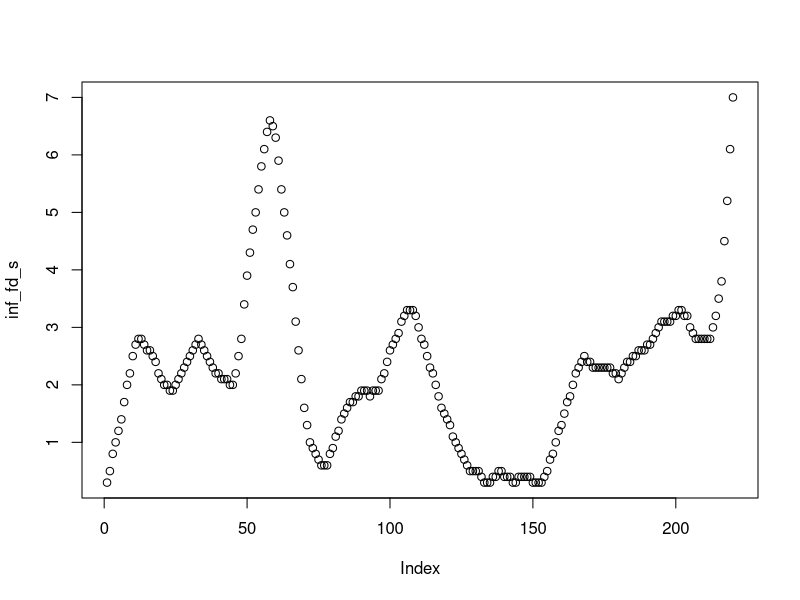
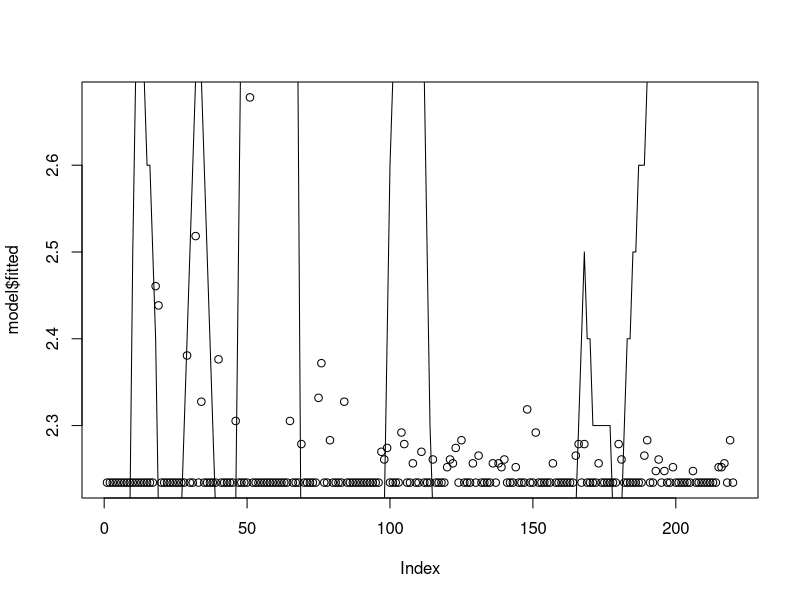
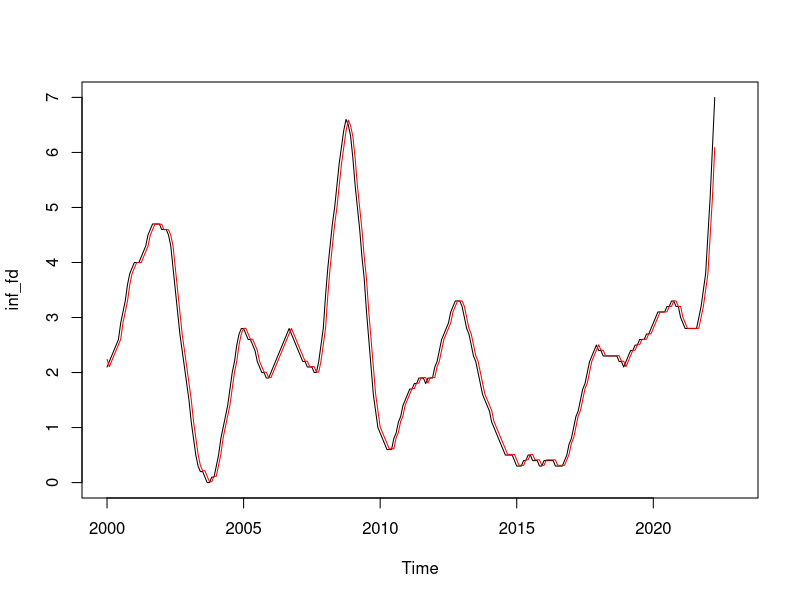

The R source for these figures, in order: (Note: this script raises an error after producing the figures.)
library(readxl)
library(dplyr)




setwd("C:/Users/jsuch/Desktop/diploma") #set your working directory

# Data o inflaci, pristup:
# https://www.czso.cz/csu/czso/inflation_rate

######################################################################################################
# 1)  understanding the data about inflation, transforming them



data <- list()

pocet_sheetu <- 4

for (i in 1:pocet_sheetu) {
  data[[i]] <- read_excel("inflace.xlsx", sheet = i)
}

data[[2]] %>% head

for (i in 1:pocet_sheetu) {
  x <- data[[i]]
  y <- data.frame(x[,-1], row.names = x$Year)
  data[[i]] <- y
  
}

for (i in 1:pocet_sheetu) {
  print(i)
  print(data[[i]] %>% head)
  print(data[[i]] %>% dim)
}

data[[4]] <- data[[4]][,-13] # remove aggregate column nebo co to je



inf_fd      <- data[[1]] %>% t %>% unlist %>% as.vector
inf_cmpy    <- data[[2]] %>% t %>% unlist %>% as.vector
inf_cpm     <- data[[3]] %>% t %>% unlist %>% as.vector
inf_classic <- data[[4]] %>% t %>% unlist %>% as.vector

inf_fd      <- ts(inf_fd, frequency = 12, start = c(2000, 1))
inf_cmpy    <- ts(inf_cmpy, frequency = 12, start = c(1997, 1))
inf_cpm     <- ts(inf_cpm, frequency = 12, start = c(1997, 1))
inf_classic <- ts(inf_classic, frequency = 12, start = c(1998, 1))


######################################################################################################
# 2) Google trends data

gt <- read.csv("search_trends.csv", row.names = 1)
gt %>% head
gt%>% dim


inf_fd_s <- inf_fd[49:(length(inf_fd) - 8)]
inf_fd_s %>% length


model <- lm(inf_fd_s ~ gt$inflace)
summary(model)
plot(inf_fd_s)
plot(model$fitted)
lines(inf_fd_s)

modylek <- forecast::Arima(inf_fd, order = c(1, 0, 0))
summary(modylek)


pomocna <- diff(inf_fd)
modylek2 <- lm(inf_fd[-1] ~ pomocna)
summary(modylek2)

plot(inf_fd)
lines(modylek$fitted, col = "red")
























x <- data.frame(x, row.names = x[,"Year"])
row.names(x) <- x[,"Year"]
x %>% dim
x$Year %>% length

y <- data.frame(x[, -1], row.names = x$Year)


tabulka_1 <- data[[1]]


x <- c(t(tabulka_1))
x %>% is.vector
x











